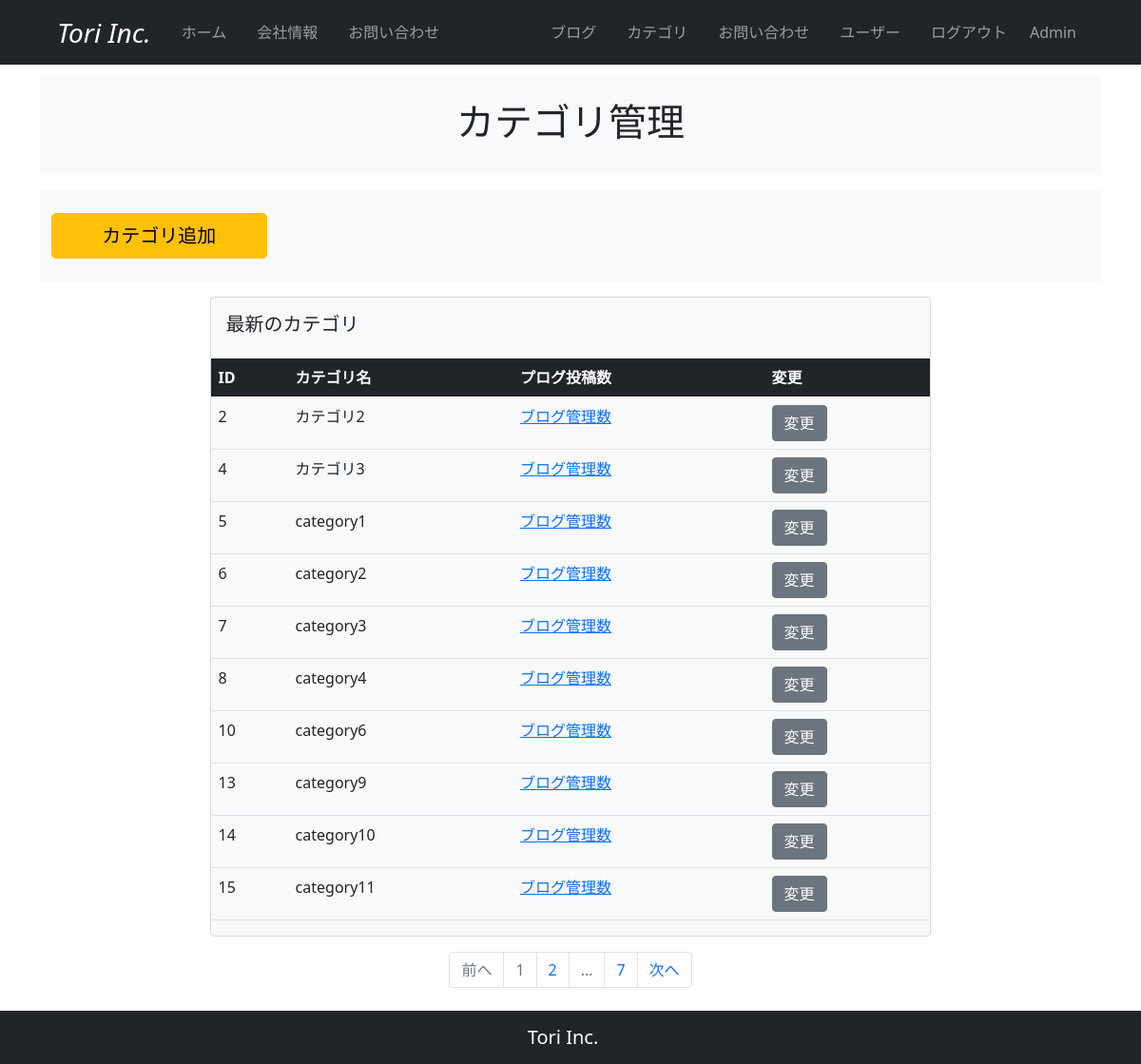
/category_maintenance (signed in), run on an earlier commit of the app's database.
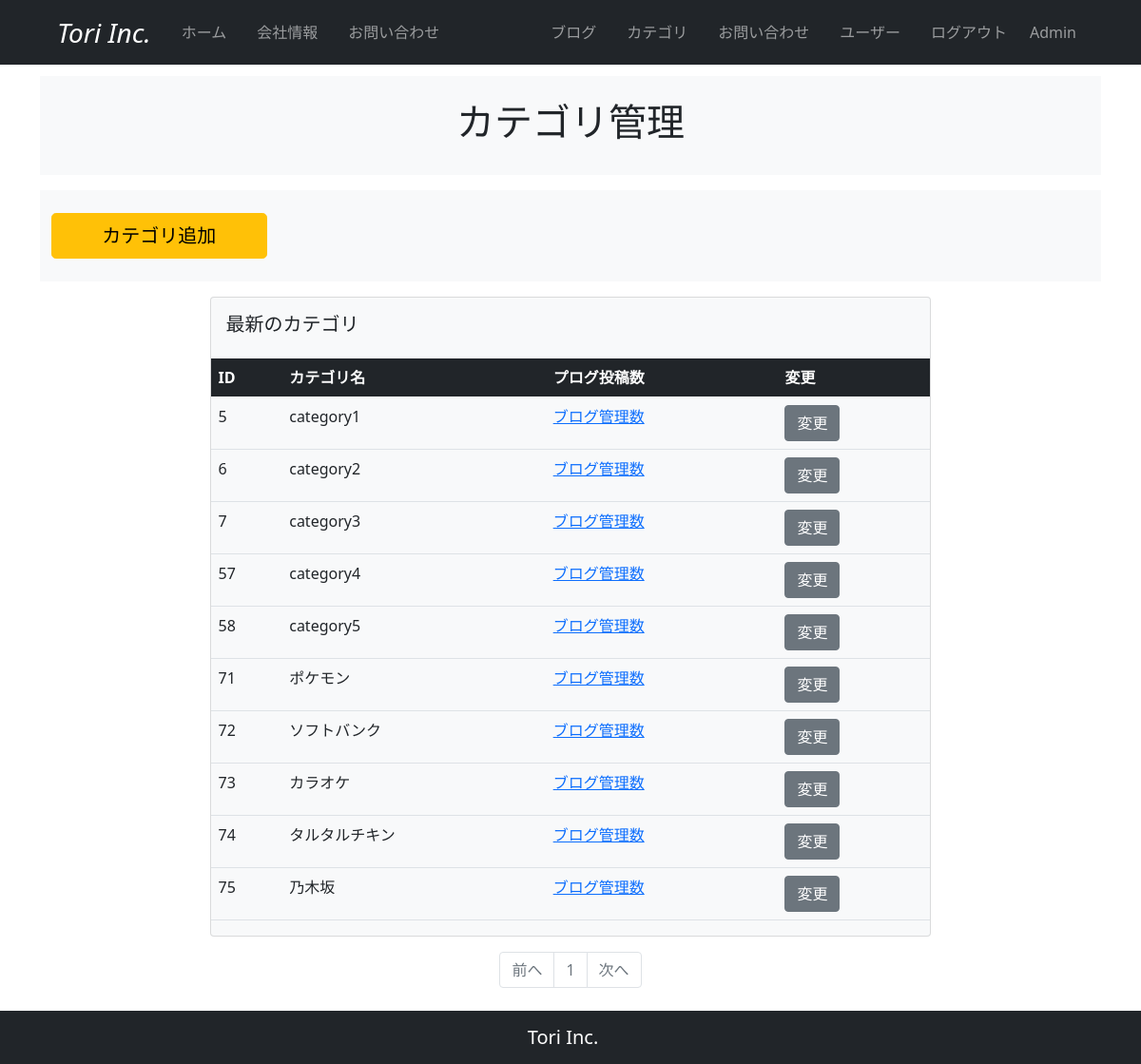
And on a later commit of the database.
### company_blog/models.py (models this page shows, shortened)
class BlogCategory(db.Model):
    __tablename__ = 'blog_category'
    id = db.Column(db.Integer, primary_key=True)
    category = db.Column(db.String(140))
    posts = db.relationship('BlogPost', backref='blogcategory', lazy='dynamic')

### company_blog/main/views.py (the view)
@main.route('/category_maintenance', methods=['GET', 'POST'])
@login_required
def category_maintenance():
    page = request.args.get('page', 1, type=int)
    blog_categories = BlogCategory.query.order_by(BlogCategory.id.asc()).paginate(page=page, per_page=10)
    form = BlogCategoryForm()
    if form.validate_on_submit():
        blog_category = BlogCategory(category=form.category.data)
        db.session.add(blog_category)
        db.session.commit()
        flash('ブログカテゴリが追加されました。')
        return redirect(url_for('main.category_maintenance'))
    elif form.errors:
        form.category.data = ""
        flash(form.errors['category'][0])
    return render_template('category_maintenance.html', blog_categories=blog_categories, form=form)

### company_blog/__init__.py (called while the page is built)
@event.listens_for(Engine, "connect")
def set_sqlite_pragma(dbapi_connection, connection_record):
    cursor = dbapi_connection.cursor()
    cursor.execute("PRAGMA foreign_keys=ON")
    cursor.close()

### company_blog/models.py (called while the page is built)
@login_manager.user_loader
def load_user(user_id):
    return User.query.get(user_id)

    def is_administrator(self):
        if self.administrator == '1':
            return 1
        else:
            return 0

### company_blog/templates/category_maintenance.html (shortened to what this page needs)
{% extends "base.html" %}
{% block content %}
  <section id="header">
    <div class="container">
      <div class="row bg-light my-3 justify-content-center">
        <div class="col-10 py-4">
          <h2 class="text-center fs-1">カテゴリ管理</h2>
        </div>
      </div>
    </div>
  </section>
  <section id="register">
    <div class="container">
      <div class="row bg-light my-3">
        <div class="col-10 py-4">
          <button type="button" class="btn btn-warning btn-lg w-25" data-bs-toggle="modal" data-bs-target="#addCategoryModal">
            カテゴリ追加
          </button>
        </div>
      </div>
    </div>
  </section>
  <section id="user_table">
    <div class="card mx-auto bg-light" style="width: 68%;">
      <div class="card-body">
        <h5 class="card-title">最新のカテゴリ</h5>
      </div>
      <table class="table">
        <thead>
          <tr class="table-dark">
            <th scope="col">ID</th>
            <th scope="col">カテゴリ名</th>
            <th scope="col">プログ投稿数</th>
            <th scope="col">変更</th>
          </tr>
        </thead>
        <tbody>
          {% for blog_category in blog_categories.items %}
          <tr>
            <td>{{ blog_category.id }}</td>
            <td>{{ blog_category.category }}</td>
            <td><a href="#">ブログ管理数</a></td>
            <td>
              {% if current_user.is_administrator() %}
                <a href="{{ url_for('main.update_category', category_id=blog_category.id) }}" class="btn btn-secondary">変更</a>
              {% endif %}
            </td>
          </tr>
          {% endfor %}
        </tbody>
      </table>
    </div>
  </section>
  <section id="pagenation">
    <nav aria-label="mantenance_page_navigation">
      <ul class="pagination my-3 justify-content-center">
        <li {% if blog_categories.has_prev %}class="page-item"{% else %}class="page-item disabled"{% endif %}><a class="page-link" href="{% if blog_categories.has_prev %}{{url_for('main.category_maintenance', page=blog_categories.prev_num) }}{% else %}#{% endif %}">前へ</a></li>
        {% for page_num in blog_categories.iter_pages(left_edge=1, right_edge=1, left_current=1, right_current=2) %}
          {% if page_num %}
            {% if blog_categories.page == page_num %}
              <li class="page-item disabled"><a class="page-link" href="#">{{ page_num }}</a></li>
            {% else %}
              <li class="page-item"><a class="page-link" href="{{url_for('main.category_maintenance', page=page_num)}}">{{ page_num }}</a></li>
            {% endif %}
          {% else %}
            <li class="page-item disabled"><a class="page-link" href="#">&hellip;</a></li>
          {% endif %}
        {% endfor %}
        <li {% if blog_categories.has_next %}class="page-item"{% else %}class="page-item disabled"{% endif %}><a class="page-link" href="{% if blog_categories.has_next %}{{url_for('main.category_maintenance', page=blog_categories.next_num) }}{% else %}#{% endif %}">次へ</a></li>
      </ul>
    </nav>
  </section>
{% endblock %}

What changed in the data, as far as the page shows it:
removed BlogCategory: id "2", category "カテゴリ2"
removed BlogCategory: id "4", category "カテゴリ3"
removed BlogCategory: id "8", category "category4"
removed BlogCategory: id "10", category "category6"
removed BlogCategory: id "13", category "category9"
removed BlogCategory: id "14", category "category10"
removed BlogCategory: id "15", category "category11"
now on this page (row edited): BlogCategory: id "57", category "category4"
now on this page (row edited): BlogCategory: id "58", category "category5"
now on this page (row edited): BlogCategory: id "71", category "ポケモン"
now on this page (row edited): BlogCategory: id "72", category "ソフトバンク"
now on this page (row edited): BlogCategory: id "73", category "カラオケ"
now on this page (row edited): BlogCategory: id "74", category "タルタルチキン"
now on this page (row unchanged): BlogCategory: id "75", category "乃木坂"
Also different on the page:
list line gone: "2"
list line gone: "7"
